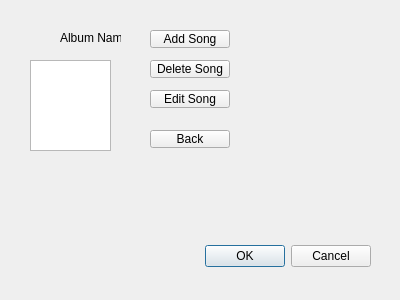
<?xml version="1.0" encoding="UTF-8"?>
<ui version="4.0">
 <class>AlbumWindow</class>
 <widget class="QDialog" name="AlbumWindow">
  <property name="geometry">
   <rect>
    <x>0</x>
    <y>0</y>
    <width>400</width>
    <height>300</height>
   </rect>
  </property>
  <property name="windowTitle">
   <string>Dialog</string>
  </property>
  <widget class="QDialogButtonBox" name="buttonBox">
   <property name="geometry">
    <rect>
     <x>30</x>
     <y>240</y>
     <width>341</width>
     <height>32</height>
    </rect>
   </property>
   <property name="orientation">
    <enum>Qt::Orientation::Horizontal</enum>
   </property>
   <property name="standardButtons">
    <set>QDialogButtonBox::StandardButton::Cancel|QDialogButtonBox::StandardButton::Ok</set>
   </property>
  </widget>
  <widget class="QLabel" name="albumNameLabel">
   <property name="geometry">
    <rect>
     <x>60</x>
     <y>30</y>
     <width>61</width>
     <height>16</height>
    </rect>
   </property>
   <property name="text">
    <string>Album Name</string>
   </property>
  </widget>
  <widget class="QListWidget" name="songsListWidget">
   <property name="geometry">
    <rect>
     <x>30</x>
     <y>60</y>
     <width>81</width>
     <height>91</height>
    </rect>
   </property>
  </widget>
  <widget class="QPushButton" name="addSongButton">
   <property name="geometry">
    <rect>
     <x>150</x>
     <y>30</y>
     <width>80</width>
     <height>18</height>
    </rect>
   </property>
   <property name="text">
    <string>Add Song</string>
   </property>
  </widget>
  <widget class="QPushButton" name="deleteSongButton">
   <property name="geometry">
    <rect>
     <x>150</x>
     <y>60</y>
     <width>80</width>
     <height>18</height>
    </rect>
   </property>
   <property name="text">
    <string>Delete Song</string>
   </property>
  </widget>
  <widget class="QPushButton" name="editSongButton">
   <property name="geometry">
    <rect>
     <x>150</x>
     <y>90</y>
     <width>80</width>
     <height>18</height>
    </rect>
   </property>
   <property name="text">
    <string>Edit Song</string>
   </property>
  </widget>
  <widget class="QPushButton" name="backButton">
   <property name="geometry">
    <rect>
     <x>150</x>
     <y>130</y>
     <width>80</width>
     <height>18</height>
    </rect>
   </property>
   <property name="text">
    <string>Back</string>
   </property>
  </widget>
 </widget>
 <resources/>
 <connections>
  <connection>
   <sender>buttonBox</sender>
   <signal>accepted()</signal>
   <receiver>AlbumWindow</receiver>
   <slot>accept()</slot>
   <hints>
    <hint type="sourcelabel">
     <x>248</x>
     <y>254</y>
    </hint>
    <hint type="destinationlabel">
     <x>157</x>
     <y>274</y>
    </hint>
   </hints>
  </connection>
  <connection>
   <sender>buttonBox</sender>
   <signal>rejected()</signal>
   <receiver>AlbumWindow</receiver>
   <slot>reject()</slot>
   <hints>
    <hint type="sourcelabel">
     <x>316</x>
     <y>260</y>
    </hint>
    <hint type="destinationlabel">
     <x>286</x>
     <y>274</y>
    </hint>
   </hints>
  </connection>
 </connections>
</ui>
